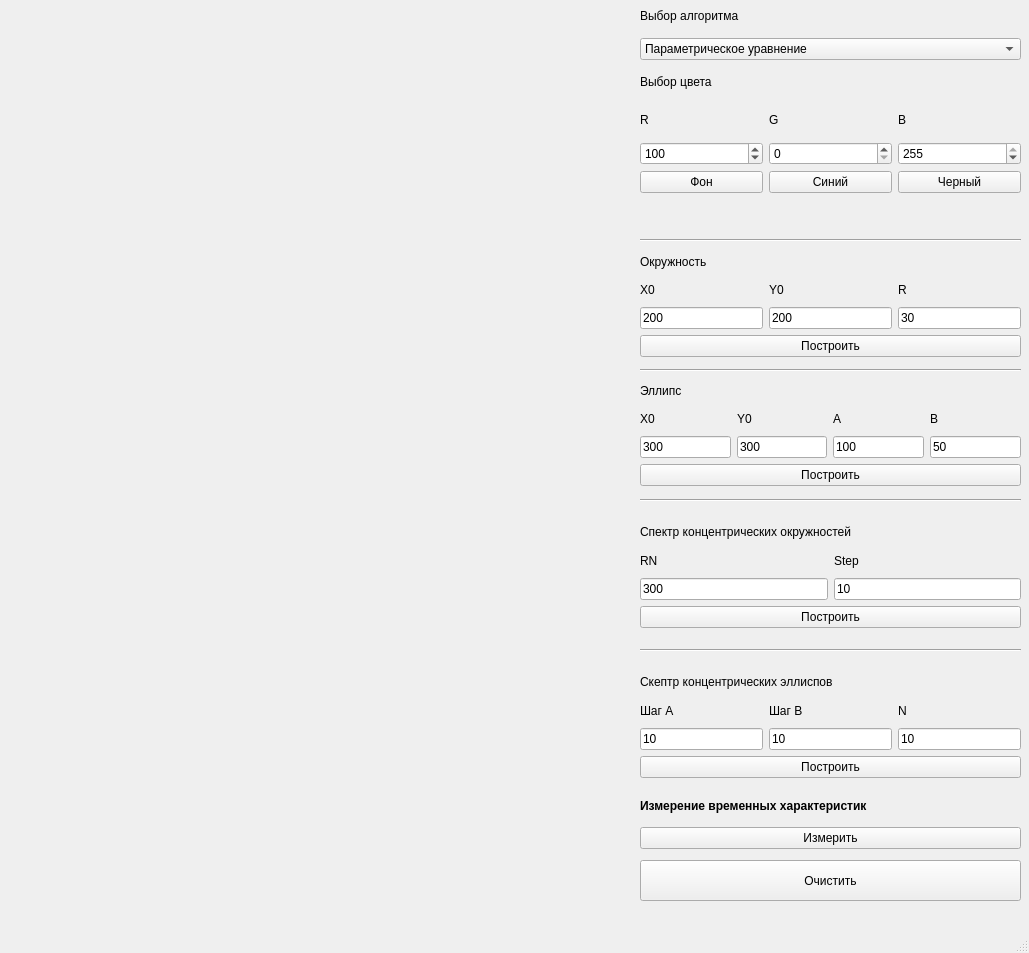
<?xml version="1.0" encoding="UTF-8"?>
<ui version="4.0">
 <class>MainWindow</class>
 <widget class="QMainWindow" name="MainWindow">
  <property name="geometry">
   <rect>
    <x>0</x>
    <y>0</y>
    <width>1029</width>
    <height>953</height>
   </rect>
  </property>
  <property name="windowTitle">
   <string>MainWindow</string>
  </property>
  <widget class="QWidget" name="centralwidget">
   <widget class="Line" name="line">
    <property name="geometry">
     <rect>
      <x>640</x>
      <y>230</y>
      <width>381</width>
      <height>20</height>
     </rect>
    </property>
    <property name="orientation">
     <enum>Qt::Horizontal</enum>
    </property>
   </widget>
   <widget class="Line" name="line_2">
    <property name="geometry">
     <rect>
      <x>640</x>
      <y>360</y>
      <width>381</width>
      <height>20</height>
     </rect>
    </property>
    <property name="orientation">
     <enum>Qt::Horizontal</enum>
    </property>
   </widget>
   <widget class="Line" name="line_3">
    <property name="geometry">
     <rect>
      <x>640</x>
      <y>490</y>
      <width>381</width>
      <height>20</height>
     </rect>
    </property>
    <property name="orientation">
     <enum>Qt::Horizontal</enum>
    </property>
   </widget>
   <widget class="QWidget" name="layoutWidget">
    <property name="geometry">
     <rect>
      <x>640</x>
      <y>0</y>
      <width>381</width>
      <height>231</height>
     </rect>
    </property>
    <layout class="QGridLayout" name="picker">
     <item row="0" column="0" colspan="3">
      <widget class="QLabel" name="label">
       <property name="text">
        <string>Выбор алгоритма</string>
       </property>
      </widget>
     </item>
     <item row="1" column="0" colspan="3">
      <widget class="QComboBox" name="algoPick">
       <item>
        <property name="text">
         <string>Параметрическое уравнение</string>
        </property>
       </item>
       <item>
        <property name="text">
         <string>Каноническое уравнение</string>
        </property>
       </item>
       <item>
        <property name="text">
         <string>Алгоритм средней точки</string>
        </property>
       </item>
       <item>
        <property name="text">
         <string>Алгоритм Брезенхема</string>
        </property>
       </item>
       <item>
        <property name="text">
         <string>Библиотечная функция</string>
        </property>
       </item>
      </widget>
     </item>
     <item row="2" column="0" colspan="3">
      <widget class="QLabel" name="label_2">
       <property name="text">
        <string>Выбор цвета</string>
       </property>
      </widget>
     </item>
     <item row="3" column="0">
      <widget class="QLabel" name="label_3">
       <property name="text">
        <string>R</string>
       </property>
      </widget>
     </item>
     <item row="3" column="1">
      <widget class="QLabel" name="label_4">
       <property name="text">
        <string>G</string>
       </property>
      </widget>
     </item>
     <item row="3" column="2">
      <widget class="QLabel" name="label_5">
       <property name="text">
        <string>B</string>
       </property>
      </widget>
     </item>
     <item row="4" column="0">
      <widget class="QSpinBox" name="redPick">
       <property name="maximum">
        <number>255</number>
       </property>
       <property name="value">
        <number>100</number>
       </property>
      </widget>
     </item>
     <item row="4" column="1">
      <widget class="QSpinBox" name="greenPick">
       <property name="maximum">
        <number>255</number>
       </property>
       <property name="value">
        <number>0</number>
       </property>
      </widget>
     </item>
     <item row="4" column="2">
      <widget class="QSpinBox" name="bluePick">
       <property name="maximum">
        <number>255</number>
       </property>
       <property name="value">
        <number>255</number>
       </property>
      </widget>
     </item>
     <item row="6" column="0" colspan="3">
      <widget class="ColorWidget" name="colorView" native="true"/>
     </item>
     <item row="5" column="0">
      <widget class="QPushButton" name="backgroundColor">
       <property name="text">
        <string>Фон</string>
       </property>
      </widget>
     </item>
     <item row="5" column="1">
      <widget class="QPushButton" name="blueColor">
       <property name="text">
        <string>Синий</string>
       </property>
      </widget>
     </item>
     <item row="5" column="2">
      <widget class="QPushButton" name="blackColor">
       <property name="text">
        <string>Черный</string>
       </property>
      </widget>
     </item>
    </layout>
   </widget>
   <widget class="QWidget" name="layoutWidget">
    <property name="geometry">
     <rect>
      <x>640</x>
      <y>251</y>
      <width>381</width>
      <height>106</height>
     </rect>
    </property>
    <layout class="QGridLayout" name="circle">
     <item row="0" column="0" colspan="3">
      <widget class="QLabel" name="label_6">
       <property name="text">
        <string>Окружность</string>
       </property>
      </widget>
     </item>
     <item row="1" column="0">
      <widget class="QLabel" name="label_7">
       <property name="text">
        <string>X0</string>
       </property>
      </widget>
     </item>
     <item row="1" column="1">
      <widget class="QLabel" name="label_8">
       <property name="text">
        <string>Y0</string>
       </property>
      </widget>
     </item>
     <item row="1" column="2">
      <widget class="QLabel" name="label_9">
       <property name="text">
        <string>R</string>
       </property>
      </widget>
     </item>
     <item row="2" column="0">
      <widget class="QLineEdit" name="circleX0">
       <property name="text">
        <string>200</string>
       </property>
      </widget>
     </item>
     <item row="2" column="1">
      <widget class="QLineEdit" name="circleY0">
       <property name="text">
        <string>200</string>
       </property>
      </widget>
     </item>
     <item row="2" column="2">
      <widget class="QLineEdit" name="circleR">
       <property name="text">
        <string>30</string>
       </property>
      </widget>
     </item>
     <item row="3" column="0" colspan="3">
      <widget class="QPushButton" name="circleDraw">
       <property name="text">
        <string>Построить</string>
       </property>
      </widget>
     </item>
    </layout>
   </widget>
   <widget class="QWidget" name="layoutWidget">
    <property name="geometry">
     <rect>
      <x>640</x>
      <y>380</y>
      <width>381</width>
      <height>106</height>
     </rect>
    </property>
    <layout class="QGridLayout" name="ellipse">
     <item row="0" column="0" colspan="4">
      <widget class="QLabel" name="label_10">
       <property name="text">
        <string>Эллипс</string>
       </property>
      </widget>
     </item>
     <item row="1" column="0">
      <widget class="QLabel" name="label_11">
       <property name="text">
        <string>X0</string>
       </property>
      </widget>
     </item>
     <item row="1" column="1">
      <widget class="QLabel" name="label_12">
       <property name="text">
        <string>Y0</string>
       </property>
      </widget>
     </item>
     <item row="1" column="2">
      <widget class="QLabel" name="label_13">
       <property name="text">
        <string>A</string>
       </property>
      </widget>
     </item>
     <item row="1" column="3">
      <widget class="QLabel" name="label_14">
       <property name="text">
        <string>B</string>
       </property>
      </widget>
     </item>
     <item row="2" column="0">
      <widget class="QLineEdit" name="ellipseX0">
       <property name="text">
        <string>300</string>
       </property>
      </widget>
     </item>
     <item row="2" column="1">
      <widget class="QLineEdit" name="ellipseY0">
       <property name="text">
        <string>300</string>
       </property>
      </widget>
     </item>
     <item row="2" column="2">
      <widget class="QLineEdit" name="ellipseA">
       <property name="text">
        <string>100</string>
       </property>
      </widget>
     </item>
     <item row="2" column="3">
      <widget class="QLineEdit" name="ellipseB">
       <property name="text">
        <string>50</string>
       </property>
      </widget>
     </item>
     <item row="3" column="0" colspan="4">
      <widget class="QPushButton" name="ellipseDraw">
       <property name="text">
        <string>Построить</string>
       </property>
      </widget>
     </item>
    </layout>
   </widget>
   <widget class="QWidget" name="layoutWidget">
    <property name="geometry">
     <rect>
      <x>640</x>
      <y>520</y>
      <width>381</width>
      <height>108</height>
     </rect>
    </property>
    <layout class="QGridLayout" name="circleGroup">
     <item row="0" column="0" colspan="2">
      <widget class="QLabel" name="label_15">
       <property name="text">
        <string>Спектр концентрических окружностей</string>
       </property>
      </widget>
     </item>
     <item row="1" column="0">
      <widget class="QLabel" name="label_17">
       <property name="text">
        <string>RN</string>
       </property>
      </widget>
     </item>
     <item row="2" column="1">
      <widget class="QLineEdit" name="circleGroupStep">
       <property name="text">
        <string>10</string>
       </property>
      </widget>
     </item>
     <item row="1" column="1">
      <widget class="QLabel" name="label_18">
       <property name="text">
        <string>Step</string>
       </property>
      </widget>
     </item>
     <item row="2" column="0">
      <widget class="QLineEdit" name="circleGroupRN">
       <property name="text">
        <string>300</string>
       </property>
      </widget>
     </item>
     <item row="3" column="0" colspan="2">
      <widget class="QPushButton" name="circleGroupDraw">
       <property name="text">
        <string>Построить</string>
       </property>
      </widget>
     </item>
    </layout>
   </widget>
   <widget class="QWidget" name="layoutWidget">
    <property name="geometry">
     <rect>
      <x>640</x>
      <y>670</y>
      <width>381</width>
      <height>108</height>
     </rect>
    </property>
    <layout class="QGridLayout" name="ellipseGroup">
     <item row="2" column="0">
      <widget class="QLineEdit" name="ellipseGroupAStep">
       <property name="text">
        <string>10</string>
       </property>
      </widget>
     </item>
     <item row="1" column="0">
      <widget class="QLabel" name="label_20">
       <property name="text">
        <string>Шаг А</string>
       </property>
      </widget>
     </item>
     <item row="2" column="2">
      <widget class="QLineEdit" name="ellipseGroupN">
       <property name="text">
        <string>10</string>
       </property>
      </widget>
     </item>
     <item row="1" column="1">
      <widget class="QLabel" name="label_21">
       <property name="text">
        <string>Шаг В</string>
       </property>
      </widget>
     </item>
     <item row="2" column="1">
      <widget class="QLineEdit" name="ellipseGroupBStep">
       <property name="text">
        <string>10</string>
       </property>
      </widget>
     </item>
     <item row="0" column="0" colspan="3">
      <widget class="QLabel" name="label_19">
       <property name="text">
        <string>Cкептр концентрических эллиспов</string>
       </property>
      </widget>
     </item>
     <item row="1" column="2">
      <widget class="QLabel" name="label_22">
       <property name="text">
        <string>N</string>
       </property>
      </widget>
     </item>
     <item row="3" column="0" colspan="3">
      <widget class="QPushButton" name="ellipseGroupDraw">
       <property name="text">
        <string>Построить</string>
       </property>
      </widget>
     </item>
    </layout>
   </widget>
   <widget class="Line" name="line_4">
    <property name="geometry">
     <rect>
      <x>640</x>
      <y>640</y>
      <width>381</width>
      <height>20</height>
     </rect>
    </property>
    <property name="orientation">
     <enum>Qt::Horizontal</enum>
    </property>
   </widget>
   <widget class="QWidget" name="layoutWidget">
    <property name="geometry">
     <rect>
      <x>640</x>
      <y>790</y>
      <width>381</width>
      <height>59</height>
     </rect>
    </property>
    <layout class="QGridLayout" name="time">
     <item row="0" column="0">
      <widget class="QLabel" name="label_16">
       <property name="font">
        <font>
         <weight>75</weight>
         <bold>true</bold>
        </font>
       </property>
       <property name="text">
        <string>Измерение временных характеристик</string>
       </property>
      </widget>
     </item>
     <item row="1" column="0">
      <widget class="QPushButton" name="timeDraw">
       <property name="text">
        <string>Измерить</string>
       </property>
      </widget>
     </item>
    </layout>
   </widget>
   <widget class="QPushButton" name="clearButton">
    <property name="geometry">
     <rect>
      <x>640</x>
      <y>860</y>
      <width>381</width>
      <height>41</height>
     </rect>
    </property>
    <property name="cursor">
     <cursorShape>PointingHandCursor</cursorShape>
    </property>
    <property name="text">
     <string>Очистить</string>
    </property>
    <property name="checkable">
     <bool>false</bool>
    </property>
    <property name="default">
     <bool>false</bool>
    </property>
    <property name="flat">
     <bool>false</bool>
    </property>
   </widget>
   <widget class="QStackedWidget" name="show_widget">
    <property name="geometry">
     <rect>
      <x>10</x>
      <y>10</y>
      <width>611</width>
      <height>881</height>
     </rect>
    </property>
    <property name="currentIndex">
     <number>0</number>
    </property>
    <widget class="QWidget" name="page">
     <widget class="PixelDrawer" name="drawer" native="true">
      <property name="geometry">
       <rect>
        <x>0</x>
        <y>0</y>
        <width>611</width>
        <height>881</height>
       </rect>
      </property>
     </widget>
    </widget>
    <widget class="QWidget" name="page_2">
     <widget class="ProfileWidget" name="profiler" native="true">
      <property name="geometry">
       <rect>
        <x>0</x>
        <y>0</y>
        <width>611</width>
        <height>881</height>
       </rect>
      </property>
     </widget>
    </widget>
   </widget>
  </widget>
  <widget class="QMenuBar" name="menubar">
   <property name="geometry">
    <rect>
     <x>0</x>
     <y>0</y>
     <width>1029</width>
     <height>22</height>
    </rect>
   </property>
  </widget>
  <widget class="QStatusBar" name="statusbar"/>
 </widget>
 <customwidgets>
  <customwidget>
   <class>ColorWidget</class>
   <extends>QWidget</extends>
   <header>colorwidget.h</header>
   <container>1</container>
  </customwidget>
  <customwidget>
   <class>PixelDrawer</class>
   <extends>QWidget</extends>
   <header>pixeldrawer.h</header>
   <container>1</container>
  </customwidget>
  <customwidget>
   <class>ProfileWidget</class>
   <extends>QWidget</extends>
   <header>profilewidget.h</header>
   <container>1</container>
  </customwidget>
 </customwidgets>
 <resources/>
 <connections/>
</ui>
